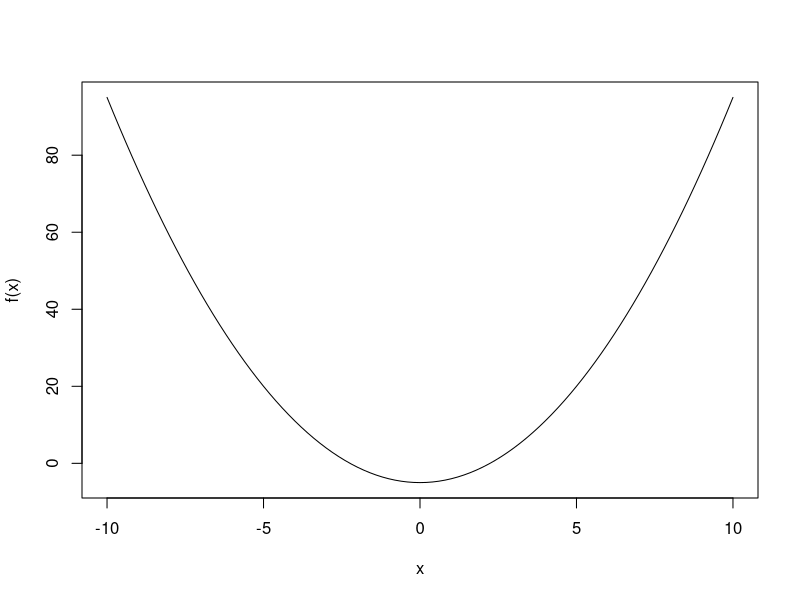

Recreate this plot in R.
newton.raphson <- function(f, init.value, df = NULL, tol = 1e-5, maxiter = 1000) {
  if (is.null(df)) {
    df <- D(f, 'x')
  }
  niter <- 0
  diff <- tol + 1
  x <- init.value
  while (diff >= tol && niter <= maxiter) {
    niter <- niter + 1
    fx <- eval(f)
    dfx <- eval(df)
    if (dfx == 0) {
      warning("Slope is zero: no further improvement possible.")
      break
    }
    diff <- -fx/dfx
    x <- x + diff
    diff <- abs(diff)
  }
  if (niter > maxiter) {
    warning("Maximum number of iterations 'maxiter' was reached.")
  }
  return(list(root = x, f.root = fx, niter = niter, estim.prec = diff))
}

f <- expression(x^2 - 5)
# f <- expression(abs(x) ^ 0.5)
# f <- expression(x*exp(-x^2) - 0.4*(1/(exp(x)+1)) - 0.2)
# df <- expression(ifelse((x > 0), 0.5 * (x ^ (-0.5)), -0.5 * ((-x) ^ (-0.5))))
newton.raphson(f, 0)

f <- function(x){x^2 - 5}
curve(f,-10,10)

